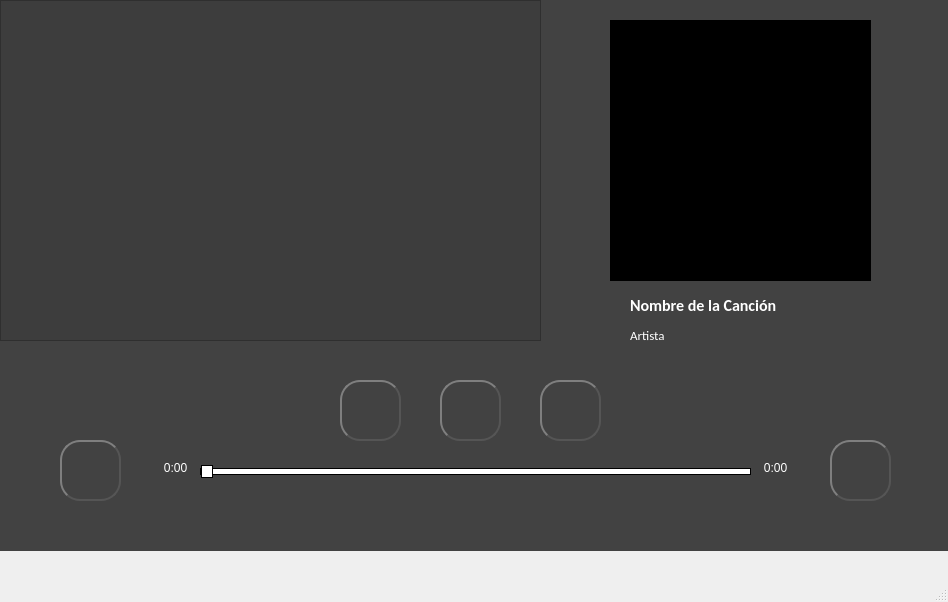
<?xml version="1.0" encoding="UTF-8"?>
<ui version="4.0">
 <class>MainWindow</class>
 <widget class="QMainWindow" name="MainWindow">
  <property name="geometry">
   <rect>
    <x>0</x>
    <y>0</y>
    <width>948</width>
    <height>602</height>
   </rect>
  </property>
  <property name="windowTitle">
   <string>MainWindow</string>
  </property>
  <property name="autoFillBackground">
   <bool>false</bool>
  </property>
  <property name="styleSheet">
   <string notr="true"/>
  </property>
  <widget class="QWidget" name="centralwidget">
   <widget class="QPushButton" name="button_Rewind">
    <property name="geometry">
     <rect>
      <x>340</x>
      <y>380</y>
      <width>61</width>
      <height>61</height>
     </rect>
    </property>
    <property name="autoFillBackground">
     <bool>false</bool>
    </property>
    <property name="styleSheet">
     <string notr="true">QPushButton {
color: #333;
border: 2px solid #555;
border-radius: 20px;
border-style: outset;
	
	border-image: url(:/newPrefix/Button_Rewind_OFF.jpg);
padding: 5px;
}

QPushButton:hover {
border-image: url(:/newPrefix/Button_Rewind_ON.jpg);
}
</string>
    </property>
    <property name="text">
     <string/>
    </property>
   </widget>
   <widget class="QPushButton" name="button_Play">
    <property name="geometry">
     <rect>
      <x>440</x>
      <y>380</y>
      <width>61</width>
      <height>61</height>
     </rect>
    </property>
    <property name="autoFillBackground">
     <bool>false</bool>
    </property>
    <property name="styleSheet">
     <string notr="true">QPushButton {
color: #333;
border: 2px solid #555;
border-radius: 20px;
border-style: outset;
	border-image: url(:/newPrefix/Button_Play_OFF.jpg);
padding: 5px;
}
QPushButton::checked{
border-image: url(:/newPrefix/Button_Pause_OFF.jpg);
}

QPushButton:hover:!pressed:!checked {
border-image: url(:/newPrefix/Button_Play_ON.jpg);
}

QPushButton:hover:!pressed:checked {
border-image: url(:/newPrefix/Button_Pause_ON.jpg);
}

</string>
    </property>
    <property name="text">
     <string/>
    </property>
    <property name="checkable">
     <bool>true</bool>
    </property>
   </widget>
   <widget class="QPushButton" name="button_FF">
    <property name="geometry">
     <rect>
      <x>540</x>
      <y>380</y>
      <width>61</width>
      <height>61</height>
     </rect>
    </property>
    <property name="styleSheet">
     <string notr="true">QPushButton {
color: #333;
border: 2px solid #555;
border-radius: 20px;
border-style: outset;
	border-image: url(:/newPrefix/Button_FF_OFF.jpg);
padding: 5px;
}

QPushButton:hover {
border-image: url(:/newPrefix/Button_FF_ON.jpg);
}
</string>
    </property>
    <property name="text">
     <string/>
    </property>
    <property name="checkable">
     <bool>true</bool>
    </property>
   </widget>
   <widget class="QPushButton" name="button_Random">
    <property name="geometry">
     <rect>
      <x>830</x>
      <y>440</y>
      <width>61</width>
      <height>61</height>
     </rect>
    </property>
    <property name="styleSheet">
     <string notr="true">QPushButton {
color: #333;
border: 2px solid #555;
border-radius: 20px;
border-style: outset;
	border-image: url(:/newPrefix/Button_Random_OFF.jpg);
padding: 5px;
}

QPushButton::checked{
border-image: url(:/newPrefix/Button_Random_ON.jpg);
}

QPushButton:hover:!pressed:!checked {
border-image: url(:/newPrefix/Button_Random_ON.jpg);
}

</string>
    </property>
    <property name="text">
     <string/>
    </property>
    <property name="checkable">
     <bool>true</bool>
    </property>
    <property name="checked">
     <bool>false</bool>
    </property>
   </widget>
   <widget class="QSlider" name="slider_MusicDuration">
    <property name="geometry">
     <rect>
      <x>200</x>
      <y>460</y>
      <width>551</width>
      <height>22</height>
     </rect>
    </property>
    <property name="styleSheet">
     <string notr="true">QSlider::groove:horizontal{
	border: 1px solid black;
	height: 5px;
	background: rgb(119, 221, 119);
}

QSlider::handle:horizontal{
	background: white;
	border: 1px solid black;
	width: 10px;
	margin: -4px 0;
	border-radius: 9px
}

QSlider::add-page:horizontal{
	background: white;
	border: 1px solid black;
}</string>
    </property>
    <property name="singleStep">
     <number>0</number>
    </property>
    <property name="orientation">
     <enum>Qt::Horizontal</enum>
    </property>
   </widget>
   <widget class="QLabel" name="label_SoundStart">
    <property name="geometry">
     <rect>
      <x>160</x>
      <y>460</y>
      <width>31</width>
      <height>16</height>
     </rect>
    </property>
    <property name="cursor">
     <cursorShape>ArrowCursor</cursorShape>
    </property>
    <property name="styleSheet">
     <string notr="true">color: rgb(255, 255, 255);</string>
    </property>
    <property name="text">
     <string>0:00</string>
    </property>
    <property name="textFormat">
     <enum>Qt::RichText</enum>
    </property>
    <property name="alignment">
     <set>Qt::AlignCenter</set>
    </property>
   </widget>
   <widget class="QPushButton" name="button_Repeat">
    <property name="geometry">
     <rect>
      <x>60</x>
      <y>440</y>
      <width>61</width>
      <height>61</height>
     </rect>
    </property>
    <property name="styleSheet">
     <string notr="true">QPushButton {
color: #333;
border: 2px solid #555;
border-radius: 20px;
border-style: outset;
	border-image: url(:/newPrefix/Button_Repeat_OFF.jpg);
padding: 5px;
}

QPushButton:hover {
border-image: url(:/newPrefix/Button_Repeat_ON.jpg);
}

QPushButton:checked {
border-image: url(:/newPrefix/Button_Repeat_ON.jpg);
}</string>
    </property>
    <property name="text">
     <string/>
    </property>
    <property name="checkable">
     <bool>true</bool>
    </property>
   </widget>
   <widget class="QListWidget" name="listWidget">
    <property name="geometry">
     <rect>
      <x>0</x>
      <y>0</y>
      <width>541</width>
      <height>341</height>
     </rect>
    </property>
    <property name="font">
     <font>
      <family>Arial Rounded MT Bold</family>
      <pointsize>10</pointsize>
     </font>
    </property>
    <property name="styleSheet">
     <string notr="true">background-color: rgb(61, 61, 61);
color: rgb(255, 255, 255);</string>
    </property>
   </widget>
   <widget class="QLabel" name="label">
    <property name="geometry">
     <rect>
      <x>610</x>
      <y>20</y>
      <width>261</width>
      <height>261</height>
     </rect>
    </property>
    <property name="autoFillBackground">
     <bool>false</bool>
    </property>
    <property name="styleSheet">
     <string notr="true">background-color: rgb(0, 0, 0);</string>
    </property>
    <property name="text">
     <string/>
    </property>
   </widget>
   <widget class="QLabel" name="label_2">
    <property name="geometry">
     <rect>
      <x>630</x>
      <y>290</y>
      <width>261</width>
      <height>31</height>
     </rect>
    </property>
    <property name="font">
     <font>
      <family>Calibri</family>
      <pointsize>12</pointsize>
      <weight>75</weight>
      <italic>false</italic>
      <bold>true</bold>
     </font>
    </property>
    <property name="styleSheet">
     <string notr="true">color: rgb(255, 255, 255);</string>
    </property>
    <property name="text">
     <string>Nombre de la Canción</string>
    </property>
   </widget>
   <widget class="QLabel" name="label_3">
    <property name="geometry">
     <rect>
      <x>630</x>
      <y>320</y>
      <width>261</width>
      <height>31</height>
     </rect>
    </property>
    <property name="font">
     <font>
      <family>Calibri</family>
      <pointsize>10</pointsize>
     </font>
    </property>
    <property name="styleSheet">
     <string notr="true">color: rgb(255, 255, 255);</string>
    </property>
    <property name="text">
     <string>Artista</string>
    </property>
   </widget>
   <widget class="QLabel" name="label_4">
    <property name="geometry">
     <rect>
      <x>0</x>
      <y>0</y>
      <width>981</width>
      <height>551</height>
     </rect>
    </property>
    <property name="styleSheet">
     <string notr="true">background-color: rgb(66,66,66);</string>
    </property>
    <property name="text">
     <string>TextLabel</string>
    </property>
   </widget>
   <widget class="QLabel" name="label_SoundEnd">
    <property name="geometry">
     <rect>
      <x>760</x>
      <y>460</y>
      <width>31</width>
      <height>16</height>
     </rect>
    </property>
    <property name="cursor">
     <cursorShape>ArrowCursor</cursorShape>
    </property>
    <property name="styleSheet">
     <string notr="true">color: rgb(255, 255, 255);</string>
    </property>
    <property name="text">
     <string>0:00</string>
    </property>
    <property name="textFormat">
     <enum>Qt::RichText</enum>
    </property>
    <property name="alignment">
     <set>Qt::AlignCenter</set>
    </property>
   </widget>
   <zorder>label_4</zorder>
   <zorder>button_Rewind</zorder>
   <zorder>button_Play</zorder>
   <zorder>button_FF</zorder>
   <zorder>button_Random</zorder>
   <zorder>slider_MusicDuration</zorder>
   <zorder>label_SoundStart</zorder>
   <zorder>button_Repeat</zorder>
   <zorder>listWidget</zorder>
   <zorder>label</zorder>
   <zorder>label_2</zorder>
   <zorder>label_3</zorder>
   <zorder>label_SoundEnd</zorder>
  </widget>
  <widget class="QMenuBar" name="menubar">
   <property name="geometry">
    <rect>
     <x>0</x>
     <y>0</y>
     <width>948</width>
     <height>26</height>
    </rect>
   </property>
  </widget>
  <widget class="QStatusBar" name="statusbar"/>
 </widget>
 <resources>
  <include location="icons/Button_icons.qrc"/>
 </resources>
 <connections/>
</ui>
